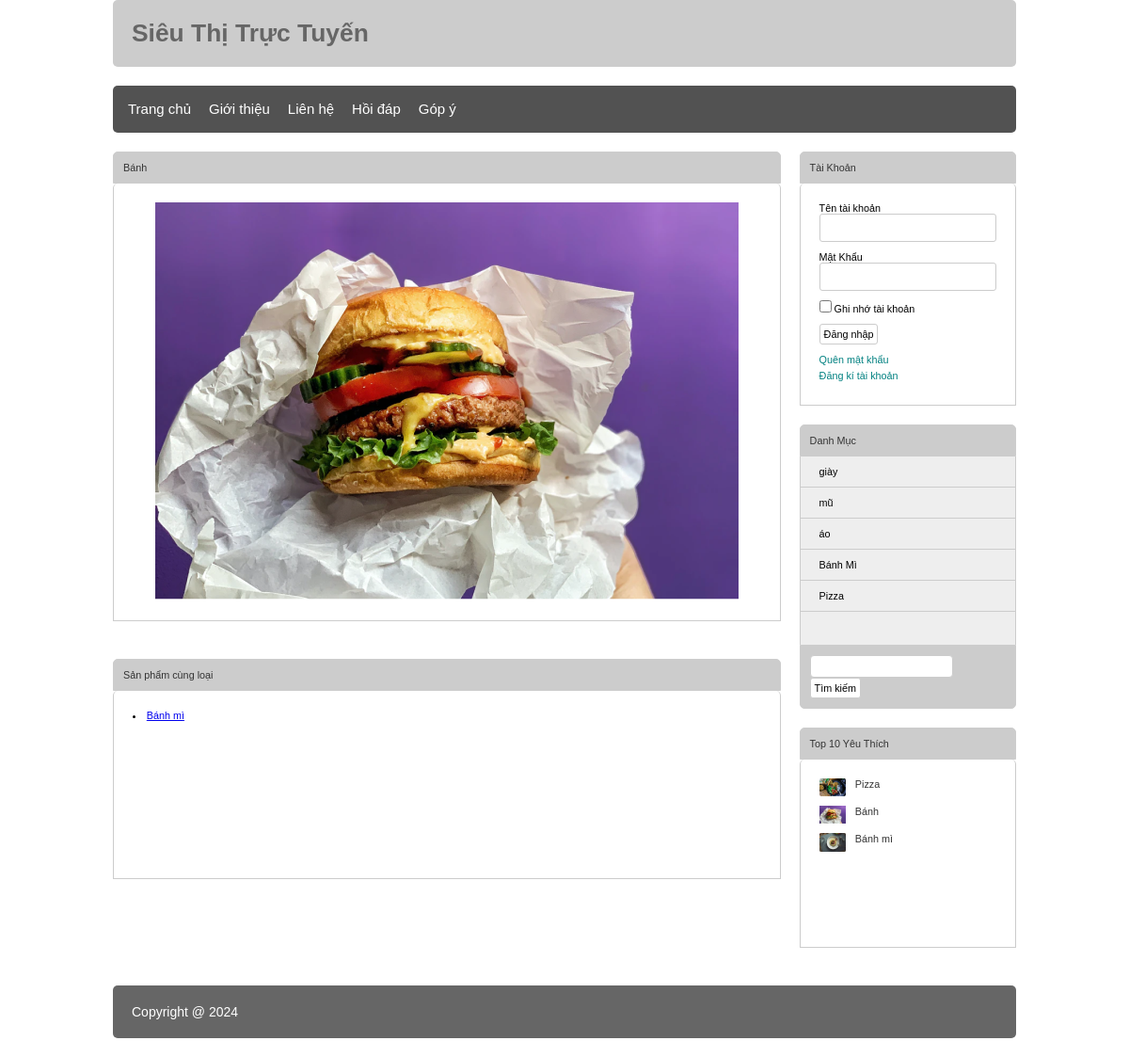
/ASM_lamdnph20475/index.php?act=chitietsp&idsp=2, run on the app's committed database.
### tables this page shows
CREATE TABLE `sanpham` (
  `id` int(11) NOT NULL,
  `name` varchar(255) NOT NULL,
  `price` double(10,2) NOT NULL,
  `img` varchar(255) NOT NULL,
  `mota` varchar(255) NOT NULL,
  `luotxem` int(50) NOT NULL,
  `iddm` int(11) NOT NULL
);

CREATE TABLE `danhmuc` (
  `id` int(11) NOT NULL,
  `name` varchar(255) NOT NULL
);

### ASM_lamdnph20475/model/pdo.php (called while the page is built, shortened)
<?php
function pdo_get_connection()
{
    $dburl = "mysql:host=localhost;dbname=TKTW2024;charset=utf8";
    $username = 'root';
    $password = '';
    $conn = new PDO($dburl, $username, $password);
    $conn->setAttribute(PDO::ATTR_ERRMODE, PDO::ERRMODE_EXCEPTION);
    return $conn;
}
function pdo_query($sql)
{
    $sql_args = array_slice(func_get_args(), 1);
    try {
        $conn = pdo_get_connection();
        $stmt = $conn->prepare($sql);
        $stmt->execute($sql_args);
        $rows = $stmt->fetchAll();
        return $rows;
    } catch (PDOException $e) {
        throw $e;
    } finally {
        unset($conn);
    }
}
function pdo_query_one($sql)
{
    $sql_args = array_slice(func_get_args(), 1);
    try {
        $conn = pdo_get_connection();
        $stmt = $conn->prepare($sql);
        $stmt->execute($sql_args);
        $row = $stmt->fetch(PDO::FETCH_ASSOC);
        return $row;
    } catch (PDOException $e) {
        throw $e;
    } finally {
        unset($conn);
    }
}

### ASM_lamdnph20475/model/sanpham.php (called while the page is built, shortened)
<?php
function loadall_sanpham_home()
{
    $sql = "select * from sanpham where 1 order by id desc limit 0,9";
    $listsanpham = pdo_query($sql);
    return $listsanpham;
}
function loadall_sanpham_top10()
{
    $sql = "select * from sanpham where 1 order by luotxem desc limit 0,10";
    $listsanpham = pdo_query($sql);
    return $listsanpham;
}
function loadone_sanpham($id)
{
    $sql = "select * from sanpham where id=" . $id;
    $dm = pdo_query_one($sql);
    return $dm;
}
function load_sanpham_cungloai($id, $iddm)
{
    $sql = "select * from sanpham where iddm=" . $iddm . " AND id <> " . $id;
    $listsanpham = pdo_query($sql);
    return $listsanpham;
}

### ASM_lamdnph20475/global.php (called while the page is built)
<?php
$img_path = "upload/";

### ASM_lamdnph20475/model/danhmuc.php (called while the page is built, shortened)
<?php
function loadall_danhmuc()
{
    $sql = "select * from danhmuc order by id desc";
    $listdanhmuc = pdo_query($sql);
    return $listdanhmuc;
}

### ASM_lamdnph20475/view/boxright.php (the view)
<div class="row mb">
    <div class="boxtitle">Tài Khoản</div>
    <div class="boxcontent form-acc">
        <?php
        if (isset($_SESSION['user'])) {
            extract($_SESSION['user']);
        ?>
            <div class="row mb10">
                Xin chào <br>
                <?= $user ?>
            </div>
            <div class="row mb10">
                <li><a href="index.php?act=quenmk">Quên mật khẩu</a></li>
                <li><a href="index.php?act=edit_taikhoan">Cập nhật tài khoản</a></li>
                <?php
                if ($role == 1) {
                ?>
                    <li><a href="admin/index.php">Đăng nhập Admin</a></li>
                <?php } ?>
                <li><a href="index.php?act=thoat">Thoát</a></li>
            </div>
        <?php
        } else {
        ?>
            <form action="index.php?act=dangnhap" method="post">
                <div class="row mb10">
                    Tên tài khoản <br>
                    <input type="text" name="user" id>
                </div>
                <div class="row mb10">
                    Mật Khẩu <br>
                    <input type="password" name="pass" id><br>
                </div>
                <div class="row mb10">
                    <input type="checkbox" name="" id="">
                    Ghi nhớ tài khoản
                </div>
                <div class="row mb10">
                    <input type="submit" name="dangnhap" value="Đăng nhập">
                </div>
            </form>
        <?php } ?>
        <li><a href="index.php?act=quenmk">Quên mật khẩu</a></li>
        <li><a href="index.php?act=dangky">Đăng kí tài khoản</a></li>
    </div>
</div>
<div class="row mb">
    <div class="boxtitle">Danh Mục</div>
    <div class="boxcontent2 menudoc">
        <ul>
            <?php
            foreach ($dsdm as $dm) {
                extract($dm);
                $linkdm = "index.php?act=sanpham&iddm=" . $id;
                echo '<li>
                                <a href="' . $linkdm . '">' . $name . '</a>
                            </li>
                            ';
            }
            ?>
        </ul>
    </div>
    <div class="boxfooter searbox">
        <form action="index.php?act=sanpham" method="post" class="form_submit">
            <input type="text" name="kyw" id="">
            <input type="submit" value="Tìm kiếm" name="timkiem">
        </form>
    </div>
</div>
<div class="row mb">
    <div class="boxtitle">Top 10 Yêu Thích</div>
    <div class="boxcontent row">
        <?php
        foreach ($dstop10 as $sp) {
            extract($sp);
            $linksp = "index.php?act=chitietsp&idsp=" . $id;
            $img = $img_path . $img;
            echo '<div class="row mb10 top10">
                            <div class="favour-img">
                                <img src="' . $img . '" alt="">
                            </div>
                            <a href="' . $linksp . '">' . $name . '</a>
                        </div>
                        ';
        }
        ?>
    </div>
</div>

### ASM_lamdnph20475/view/chitietsp.php (shortened to what this page needs)
<div class="row mb ">
    <div class="boxtrai mr ">
        <div class="row mb">
            <?php
            extract($onesp);
            ?>
            <div class="boxtitle"><?= $name ?></div>
            <div class="boxcontent row">
                <?php
                $img = $img_path . $img;
                echo '<div class ="img_sp"><img src="' . $img . '" alt=""></div>';
                ?>
            </div>
        </div>
        <div class="row mb">
            <div class="boxtitle">Sản phẩm cùng loại</div>
            <div class="boxcontent row">
                <?php
                foreach ($sp_cung_loai as $spcl) {
                    $linksp = "index.php?act=chitietsp&idsp=" . $id;
                    extract($spcl);
                    echo ' <li><a href="' . $linksp . '">' . $name . '</a></li>';
                }
                ?>
            </div>
        </div>
    </div>
    <div class="boxphai ">
        <?php
        include "boxright.php";
        ?>
    </div>
</div>

### ASM_lamdnph20475/view/css/style.css (style rules this page uses)
* { margin: 0; padding: 0; box-sizing: border-box; font-family: sans-serif; font-size: 0.9vw; }
.row { float: left; width: 100%; }
.mb { margin-bottom: 20px; }
.mb10 { margin-bottom: 10px; }
.mr { margin-right: 2%; }
.boxphai { float: left; width: 24%; }
.boxtrai { float: left; width: 74%; }
.boxtitle { color: #333; padding: 10px; bottom: #eee; border-top-left-radius: 5px; border-top-right-radius: 5px; border: 1px #ccc solid; background-color: #ccc }
.boxcontent { border-left: 1px #ccc solid; border-right: 1px #ccc solid; border-bottom: 1px #ccc solid; border-top-left-radius: 5px; border-top-right-radius: 5px; min-height: 200px; padding: 20px; }
.boxcontent2 { border-left: 1px #ccc solid; border-right: 1px #ccc solid; min-height: 200px; background-color: #eee; }
.boxfooter { padding: 10px; background-color: #ccc; border-bottom-left-radius: 5px; border-bottom-right-radius: 5px; border: 1px #ccc solid; }
.form-acc input[type="text"], .form-acc input[type="password"], .formcontent input[type="text"] { width: 100%; outline: none; padding: 8px; border: 1px #ccc solid; border-radius: 3px; }
.form-acc input[type="submit"], .formcontent input[type="submit"], .formcontent input[type="reset"], .formcontent input[type="button"], .form_submit input[type="submit"], .form_dk_acc input[type="submit"], .form_dk_acc input[type="reset"], .addcart { border: 1px #ccc solid; border-radius: 3px; padding: 4px; background-color: #fff; }
.form-acc li { list-style: none; margin-bottom: 5px; }
.form-acc li a { text-decoration: none; color: teal; }
.menudoc ul { margin: 0; padding: 0; list-style: none; }
.menudoc ul li { padding: 10px 20px; border-bottom: 1px #ccc solid; }
.menudoc ul li a { text-decoration: none; color: #000; }
.searbox input[type="text"] { outline: none; width: 73%; padding: 5px 10px; background-color: #fff; border: 1px #ccc solid; border-radius: 4px; }
.top10 img { width: 15%; float: left; margin-right: 10px; }
.top10 a { text-decoration: none; color: #333; }
.img_sp { text-align: center; }

### data on the page
sanpham: name "Bánh", shows a picture
sanpham: name "Bánh mì", shows a picture
danhmuc: name "giày"
danhmuc: name "mũ"
danhmuc: name "áo"
danhmuc: name "Bánh Mì"
danhmuc: name "Pizza"
sanpham: shows a picture, name "Pizza"
